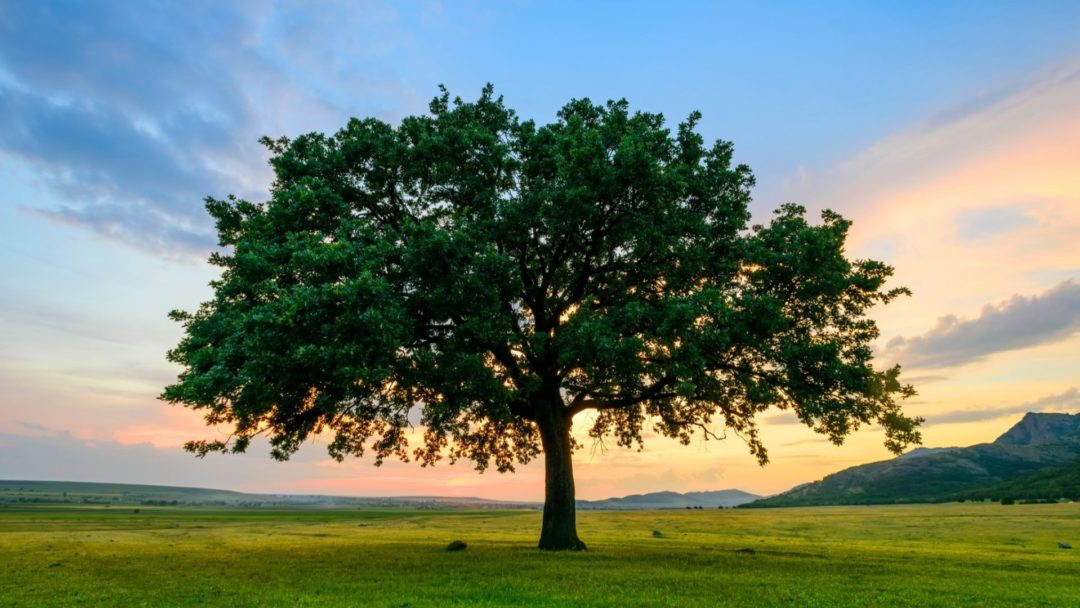
#> input picture Homeworks/Homework_2/tree.jpg, 1080 x 608 px
$ jupyter execute --allow-errors homework_2_canny_edge_detector.ipynb   (shell and % lines are left out)
#> lines starting #> are read from the running program, lines starting #| are printed output that depends on the picture
## The purpose of this homework is to implement Canny Edge Detector

[cell 1]
import numpy as np
import matplotlib.pyplot as plt

from skimage.io import imread
from skimage.transform import resize
from scipy.ndimage.filters import gaussian_filter
from tqdm import tqdm

[cell 2]
from skimage.color import rgb2gray
from scipy.signal import convolve2d
from scipy import ndimage
import cv2

### As you know from theory, Canny Edge Detection algorithm is composed of 4 steps:
- Bluring the image to suppress the noise
- Calculation of the gradient and the magnitude of the image-gradient
- Non-maximum suppression
- Hystersis thresholding

#### At first let's read and visualize an image.

[cell 3]
img = imread('tree.jpg')/255.
img = resize(img, (240, 320), preserve_range=True)
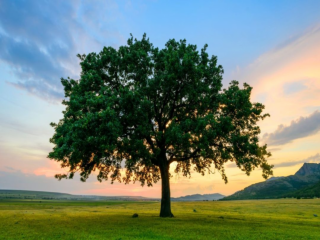
#> img: shape (240, 320, 3) float64; mean R, G, B 0.447, 0.506, 0.443
img = rgb2gray(img)
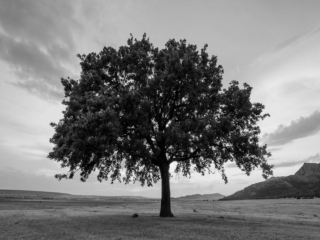
#> img: shape (240, 320) float64; min 0.00442, max 0.977, mean 0.489

[cell 4]
plt.imshow(img, cmap = 'gray')

In order to suppress the noise in the image, we apply bluring.

### Step 1: Gaussian blur

[cell 5]
kernel_size = 5
sigma = 1.4

size = int(kernel_size) // 2
x, y = np.mgrid[-size:size+1, -size:size+1]
normal = 1 / (2.0 * np.pi * sigma**2)
gaussian_kernel =  np.exp(-((x**2 + y**2) / (2.0*sigma**2))) * normal

smooth_img = convolve2d(img, gaussian_kernel, boundary='symm', mode='same') # TODO get gaussian blured image with some sigma and kernel size
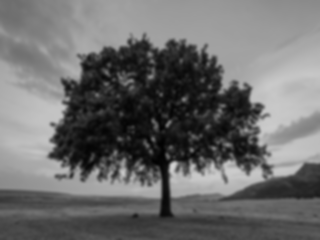
#> smooth_img: shape (240, 320) float64; min 0.00892, max 0.824, mean 0.425
plt.imshow(smooth_img, cmap = 'gray')
plt.show()

### Step 2: Gradient Calculation

[cell 6]
Kx = np.array([[-1, 0, 1], [-2, 0, 2], [-1, 0, 1]], np.float32)
Ky = np.array([[1, 2, 1], [0, 0, 0], [-1, -2, -1]], np.float32)
G_x, G_y = convolve2d(img, Kx, boundary='symm', mode='same'), convolve2d(img, Ky, boundary='symm', mode='same') # TODO Calculate the gradient of the image
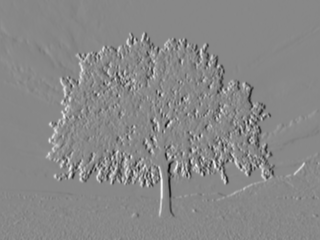
#> G_x: shape (240, 320) float64; min -3.23, max 2.82, mean -0.000148; drawn with min black and max white
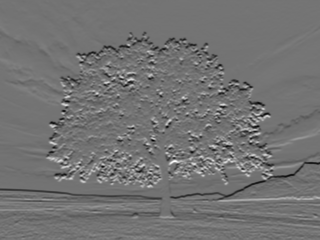
#> G_y: shape (240, 320) float64; min -2.44, max 2.94, mean -0.0103; drawn with min black and max white
M = np.hypot(G_x, G_y) # TODO Compute the magnitude of the image gradient
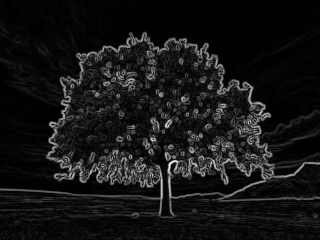
#> M: shape (240, 320) float64; min 7.13e-07, max 3.3, mean 0.278; drawn with min black and max white
M = M/M.max()
